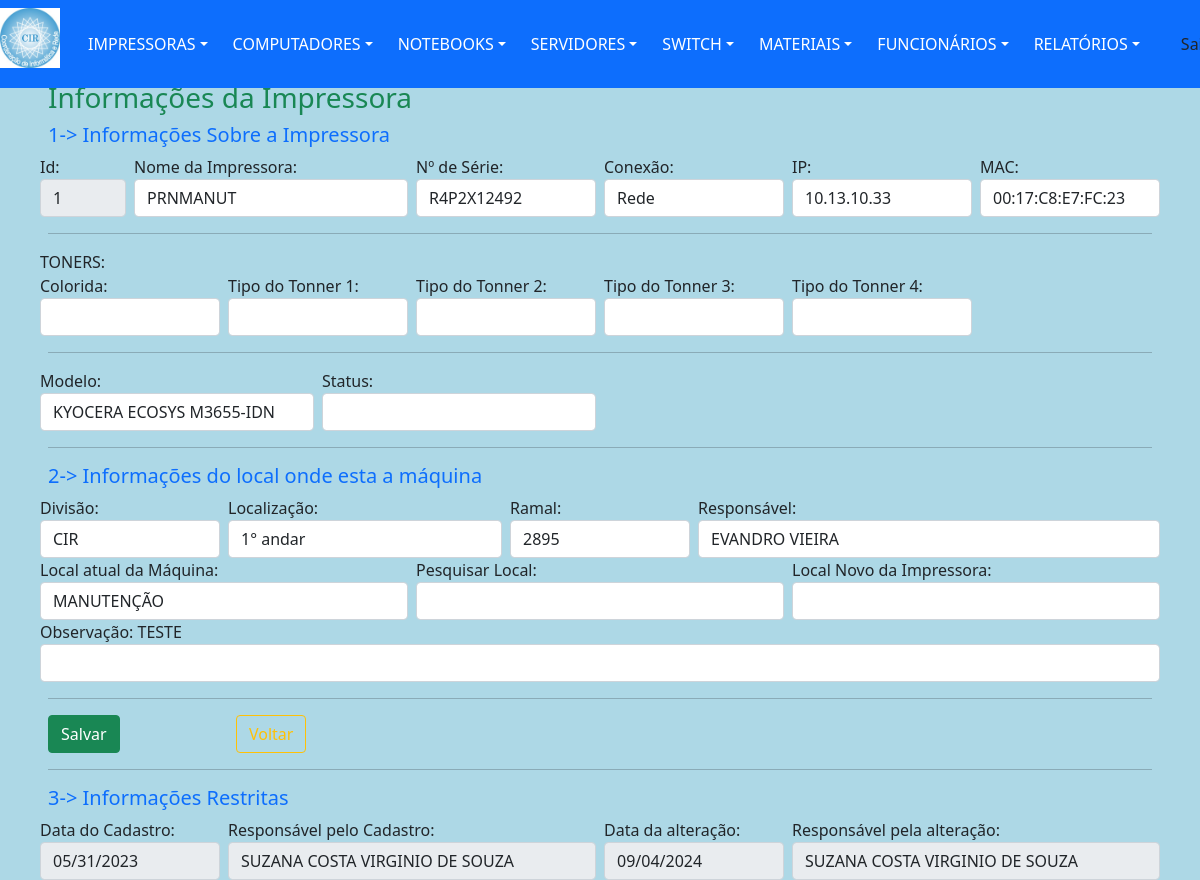
The app's page /views/impressoraAlterar.php?action=1&id=1 (signed in) with its own data.
### tables this page shows
CREATE TABLE `impressoras` (
  `idImpressora` int(11) NOT NULL,
  `nomeImpressora` varchar(20) DEFAULT NULL,
  `numSerie` varchar(50) DEFAULT NULL,
  `ipImpressora` varchar(15) DEFAULT NULL,
  `macImpressora` varchar(20) DEFAULT NULL,
  `tipoToner` varchar(255) DEFAULT NULL,
  `colorida` varchar(3) DEFAULT NULL,
  `statusImpressora` varchar(7) DEFAULT NULL,
  `conexaoImp` varchar(5) DEFAULT 'Rede',
  `modeloImpressora` int(11) DEFAULT NULL,
  `dataCadastro` date DEFAULT NULL,
  `respCadastro` varchar(30) DEFAULT NULL,
  `dataAltCadastro` date DEFAULT NULL,
  `respAltCadastro` varchar(30) DEFAULT NULL,
  `obsImpressora` varchar(255) DEFAULT NULL,
  `idFuncionario` int(11) DEFAULT NULL,
  `idSetor` int(11) DEFAULT NULL
);

CREATE TABLE `modeloImpressora` (
  `idModelo` int(11) NOT NULL,
  `statusModelo` varchar(8) DEFAULT NULL,
  `modeloImpressora` varchar(250) DEFAULT NULL
);

CREATE TABLE `setor` (
  `idSetor` int(11) NOT NULL,
  `idDivisao` int(11) DEFAULT NULL,
  `localizacao` varchar(10) DEFAULT NULL,
  `ramal` varchar(4) DEFAULT NULL,
  `respSetor` varchar(30) DEFAULT NULL,
  `nomeLocal` varchar(150) DEFAULT NULL
);

CREATE TABLE `divisao` (
  `idDivisao` int(11) NOT NULL,
  `divisao` varchar(10) DEFAULT NULL
);

### views/impressoraAlterar.php (the view, shortened to what the rows shown need)
<?php
include "../template/menuPrincipal.php";
require_once '../controllers/impressoraBuscar.php';
?>
        <nav class="navbar navbar-dark" >
            <div class="line col-md-12 p-5 position-absolute start-5 top-0 bottom-50 end-250">
                <form name="cadastro" id="cadastro" method="post" action="../controllers/impressoraUpdate.php">
                    <fieldset>
                        <div class="row">
                            <div class="col px-md-1 col-md-1">
                                <label for="inputSuccess" class="control-label">Id:</label>
                                <input type="text" class="form-control" value="<?= $idImpressora;
                                                                                $_SESSION['idImpressora'] = $idImpressora; ?>" disabled>
                            </div>
                            <div class="col px-md-1  col-md-3">
                                <label for="inputSuccess" class="control-label">Nome da Impressora:</label>
                                <input type="text" class="form-control" value="<?= $nomeImpressora;
                                                                                $_SESSION['antNomeImp'] = $nomeImpressora; ?>" name="nomeImpressora" id="nomeImpressora">
                            </div>
                            <div class="col px-md-1 col-md-2">
                                <label for="inputSuccess" class="control-label">Nº de Série: </label>
                                <input type="text" class="form-control" value="<?= $numSerie;
                                                                                $_SESSION['antNumSerie'] = $numSerie ?>" name="numSerie" id="numSerie">
                            </div>
                            <div class="col px-md-1 col-md-2">
                                <div class="custom-control custom-radio">
                                    <label for="inputSuccess" class="control-label">Conexão:</label>
                                    <select class="form-control" name="conexaoImp" id="conexaoImp" onchange="verifica(this.value)">
                                        <option value="<?php echo $conexaoImp; $_SESSION['antConexaoImp'] = $conexaoImp ?>"><?php echo $conexaoImp; ?></option>
                                    </select>
                                </div>
                            </div>
                            <div class="col px-md-1 col-md-2">
                                <label for="inputSuccess" class="control-label">IP: </label>
                                <input type="text" class="form-control" value="<?= $ipImpressora;
                                                                            $_SESSION['antNumIp'] = $ipImpressora ?>" id = "ipImpressora" name="ipImpressora" pattern="((^|\.)((25[0-5])|(2[0-4]\d)|(1\d\d)|([1-9]?\d))){4}$" placeholder="000.000.000.000" oninvalid="setCustomValidity('Endereco ip invalido!')" onchange="try{setCustomValidity('')}catch(e){}" disabled>
                            </div>
                            <div class="col px-md-1 col-md-2">
                                <label for="inputSuccess" class="control-label">MAC:</label>
                                <input type="text" class="form-control" value="<?= $macImpressora;
                                                                                $_SESSION['antNumMac'] = $macImpressora ?>" name="numMac" id="numMac" maxlength="17" OnKeyPress="formatar('##:##:##:##:##:##', this)" pattern="([a-fA-F0-9]{2}[:]){5}([a-fA-F0-9]{2})$" oninvalid="setCustomValidity('Numero Mac inválido!')" onchange="try{setCustomValidity('')}catch(e){}">
                            </div>
                        </div>
                                <?php
                                    $nomeTabela = "material";
                                    $tipoOpcao = "idMaterial";
                                ?>
                                    <?php
                                        include_once "../dao/DAO-controleCir.php";
                                                ?>
                                    <?php
                                        include_once "../dao/DAO-controleCir.php";
                                                ?>
                                    <?php
                                        include_once "../dao/DAO-controleCir.php";
                                                ?>
                                    <?php
                                        include_once "../dao/DAO-controleCir.php";
                                                ?>
                        <div class="row">
                            <div class="col px-md-1 col-md-3">
                                <label for="inputSuccess" class="control-label">Modelo: </label>
                                <select class="form-control" id="modelo" name="modelo">
                                    <option value="<?php echo $idModelo;
                                                    $_SESSION['antModelImp'] = $idModelo; ?>"> <?php echo $modeloImpressora; ?></option>
                                    <?php
                                    include_once "../dao/DAO-controleCir.php";
                                    $nomeTabela = "modeloImpressora";
                                    $tipoOpcao = "statusModelo";
                                    $valorOpcao = "ativo";
                                    ?>
                                </select>
                            </div>
                        </div>
                        <div class="row">
                            <div class="col px-md-1 col-md-2">
                                <label for="inputSuccess" class="control-label">Divisão:</label>
                                <select class="form-control" id="divisao" name="divisao">
                                    <option value="<?php echo $idDivisao1;
                                                    $_SESSION['antDivisao'] = $idDivisao1; ?>"> <?php echo $divisao1; ?></option>
                                    <?php
                                            include_once "../dao/DAO-controleCir.php";
                                            ?>
                                </select>
                            </div>
                            <div class="col px-md-1 col-md-3">
                                <label for="inputSuccess" class="control-label">Localização:</label>
                                <select class="form-control" id="local" name="local">
                                    <option><?= $localizacao1;
                                            $_SESSION['antLocalizacao'] = $localizacao1 ?></option>
                                </select>
                            </div>
                            <div class="col px-md-1 col-md-2">
                                <label for="inputSuccess" class="control-label">Ramal: </label>
                                <input type="text" class="form-control" value="<?= $ramal1;
                                                                                $_SESSION['antRamal'] = $ramal1 ?>" name="ramal" pattern="[0-9]{4}+$" oninvalid="setCustomValidity('Somente Numeros!')" onchange="try{setCustomValidity('')}catch(e){}" placeholder="0000" maxlength="4">
                            </div>
                            <div class="col px-md-1 col-md-5">
                                <label for="inputSuccess" class="control-label">Responsável: </label>
                                <input type="text" class="form-control" value="<?= $respSetComp1;
                                                                                $_SESSION['antRespSetComp'] = $respSetComp1 ?>" name="respSetComp">
                            </div>
                        </div>
                        <div class="row">
                             <div class="col px-md-1 col-md-4">
                                <label for="inputSuccess" class="control-label">Local atual da Máquina: </label>
                                <input type="text" class="form-control" value="<?= $nomeLocal1;
                                                                                $_SESSION['antNomeLocal'] = $nomeLocal1 ?>" />
                            </div>
                        </div>
                        <div class="row">
                            <div class="col px-md-1 col-md-12">
                                <label for="inputSuccess" class="control-label">Observação: <?= $obsImpressora;
                                                                                            $_SESSION['antObsImp'] = $obsImpressora ?></label>
                                <input type="text" class="form-control" name="ObsImp" required>
                            </div>
                        </div>
                        <div class="row">
                            <div class="col px-md-1 col-md-2">
                                <label for="inputSuccess" class="control-label">Data do Cadastro:</label>
                                <input type="date" class="form-control" value="<?= $dataCadastroA;
                                                                                $_SESSION['datacadastro'] = $dataCadastroA ?>" disabled>
                            </div>
                            <div class="col px-md-1 col-md-4">
                                <label for="inputSuccess" class="control-label">Responsável pelo Cadastro:</label>
                                <input type="text" class="form-control" value="<?= $respCadastro;
                                                                                $_SESSION['respCadastro'] = $respCadastro ?>" disabled>
                            </div>
                        </div>
                    </fieldset>
                </form>
            </div>
        </nav>
    </body>
</html>

### records on screen
impressoras: idImpressora "1", nomeImpressora "PRNMANUT", numSerie "R4P2X12492", conexaoImp "Rede", ipImpressora "10.13.10.33", numMac "00:17:C8:E7:FC:23", obsImpressora "TESTE", dataCadastro "05/31/2023", respCadastro "SUZANA COSTA VIRGINIO DE SOUZA"
modeloimpressora: modelo "KYOCERA ECOSYS M3655-IDN"
setor: divisao "CIR", local "1° andar", ramal "2895", respSetComp "EVANDRO VIEIRA", nomeLocal "MANUTENÇÃO"
